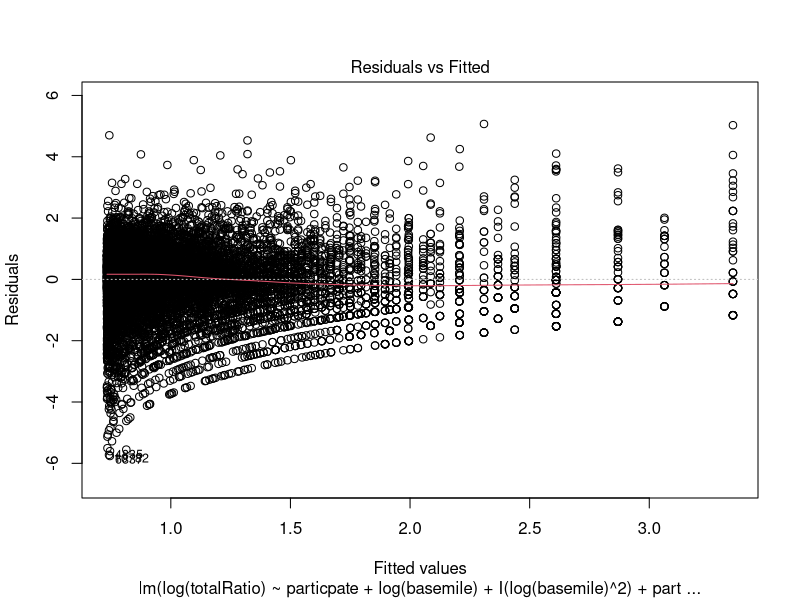
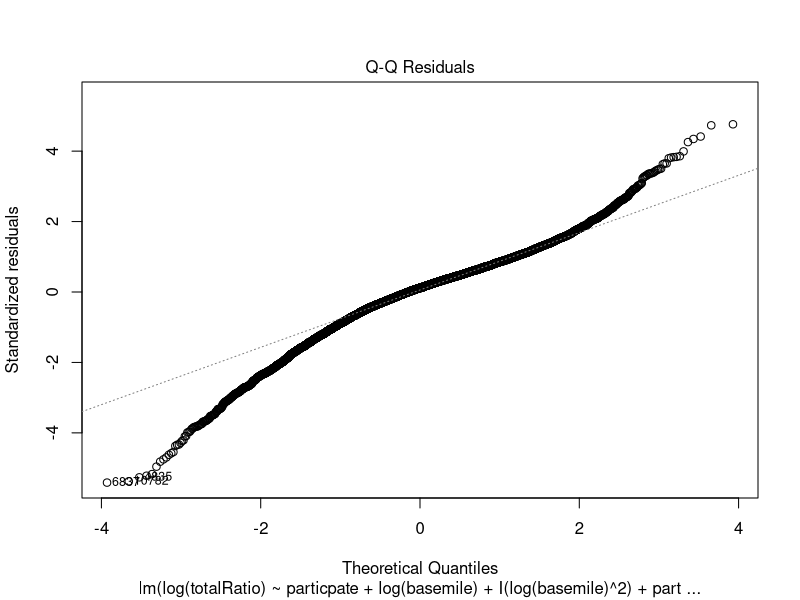
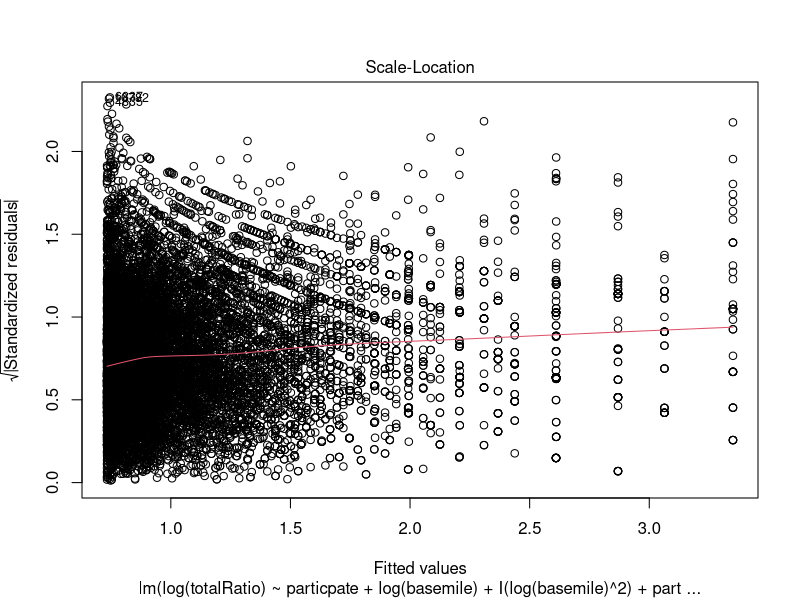
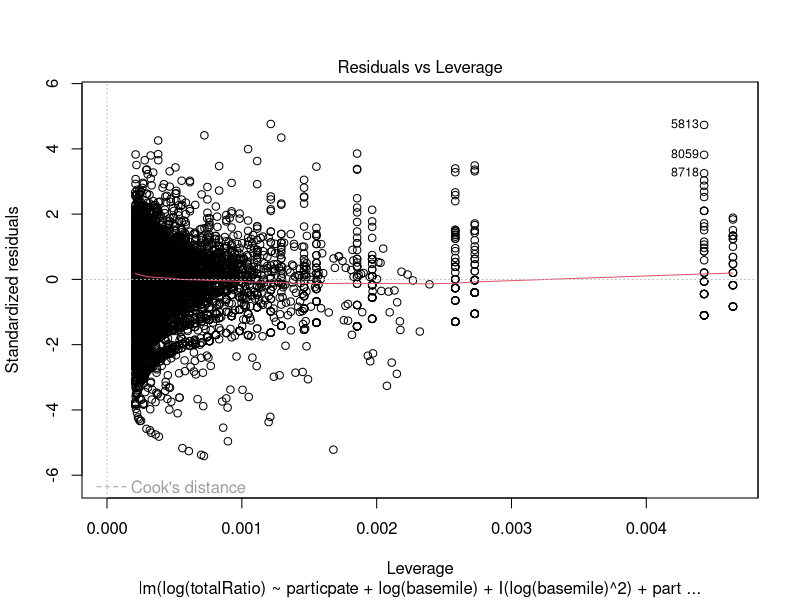

Reproduce these figures in R, in order.
library(car);


purchase=read.csv("party.csv")
head(purchase,20)
attach(purchase)

purchase$postTotal = mile1 + mile2 + mile3 + mile4;
purchase$totalRatio = (purchase$postTotal)/(basemile);

# model1 = lm(mile1~log(1+particpate)+log(1+elaboration)+prefood+
#      pregas+   prebank+  preretail+preother+ Rfreq + mile2 + mile3 +mile4)

# vif(model1);

# hist(purchase$basemile)
# hist(purchase$prefood)
# hist(purchase$pregas)
# hist(purchase$prebank)
# hist(purchase$preretail)
# hist(purchase$preother)
# hist(purchase$Rfreq)
# hist(purchase$elaboration)

# plot(data.frame(purchase$Rfreq, log(purchase$basemile+1)))
# plot(data.frame(purchase$Rfreq, purchase$basemile))

# cor(purchase)

library(sqldf);

# ownMiles = sqldf("SELECT mile1, mile2, mile3, mile4, prefood, prebank, particpate, elaboration, postTotal, basemile FROM purchase WHERE basemile > 0 AND basemile < 25000");
# plot(ownMiles)
# cor(ownMiles)
# summary(lm(postTotal~basemile+particpate, ownMiles))

# ownMiles = sqldf("SELECT mile1, 1/mile2 FROM purchase WHERE mile1 > 0 AND mile2 >0 ");
# plot(ownMiles)
# cor(ownMiles)

# check = sqldf("SELECT COUNT(*) FROM purchase WHERE postTotal >= 25000 OR basemile >= 25000");
# check

# check = sqldf("SELECT COUNT(*) FROM purchase WHERE particpate = 1 AND (postTotal = 0 OR basemile = 0)");
# check

# check = sqldf("SELECT COUNT(*) FROM purchase WHERE particpate = 1 AND (basemile = 0)");
# check

# check = sqldf("SELECT COUNT(*) FROM purchase");
# check

purchase2 = sqldf("SELECT * FROM purchase WHERE postTotal > 0 AND basemile > 0");
head(purchase2)
model2=lm(log(totalRatio) ~ particpate+log(basemile)+I(log(basemile)^2)+particpate:log(basemile), purchase2);
summary(model2);
plot(model2);
